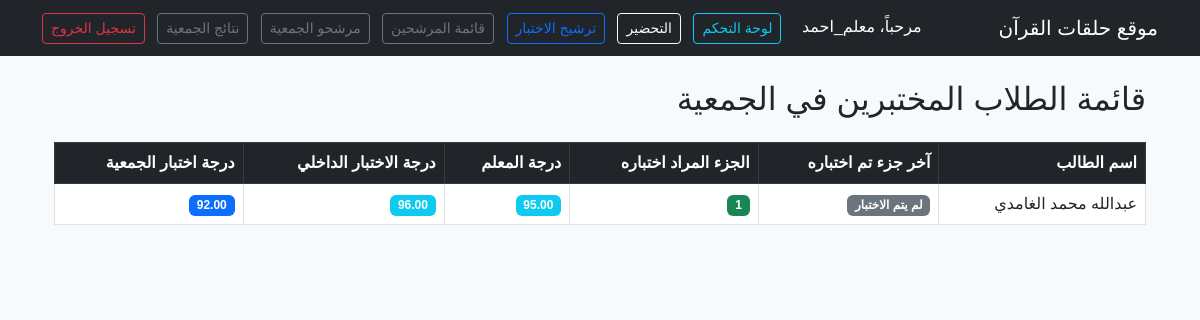
The page /association-results/ (signed in) on the database its author committed.
### quran_center/models.py (models this page shows, shortened)
class ExamNomination(models.Model):
    student = models.ForeignKey(Student, on_delete=models.CASCADE, verbose_name="الطالب")
    teacher = models.ForeignKey(User, on_delete=models.CASCADE, verbose_name="المعلم المرشح")
    last_tested_part = models.CharField(
        max_length=50,
        choices=LAST_TESTED_PART_CHOICES,
        verbose_name="آخر جزء تم اختباره"
    )
    teacher_grade = models.DecimalField(max_digits=5, decimal_places=2, verbose_name="درجة المعلم", null=True, blank=True)
    internal_grade = models.DecimalField(max_digits=5, decimal_places=2, verbose_name="درجة الاختبار الداخلي", null=True, blank=True)
    association_grade = models.DecimalField(max_digits=5, decimal_places=2, verbose_name="درجة اختبار الجمعية", null=True, blank=True)
    nomination_date = models.DateField(auto_now_add=True, verbose_name="تاريخ الترشيح")
    internal_passed = models.BooleanField(default=False, verbose_name="اجتاز الداخلي")
    association_tested = models.BooleanField(default=False, verbose_name="تم اختبار الجمعية")
    class Meta:
        verbose_name = "ترشيح اختبار"
        verbose_name_plural = "ترشيحات الاختبارات"
        ordering = ['-nomination_date']
    def get_next_part(self):
        part_sequence = ['0', '1', '2', '3', '5', '8', '10', '13', '15', '20', '25', '30']
        try:
            current_index = part_sequence.index(self.last_tested_part)
            if current_index < len(part_sequence) - 1:
                return part_sequence[current_index + 1]
            return '30'  # القرآن كاملاً
        except ValueError:
            return '1'

class Student(models.Model):
    identity_number = models.CharField(
        max_length=10,
        validators=[id_validator],
        unique=True,
        verbose_name="رقم الهوية"
    )
    GRADE_CHOICES = [
        ('1_pri', 'أول ابتدائي'), ('2_pri', 'ثاني ابتدائي'), ('3_pri', 'ثالث ابتدائي'),
        ('4_pri', 'رابع ابتدائي'), ('5_pri', 'خامس ابتدائي'), ('6_pri', 'سادس ابتدائي'),
        ('1_med', 'أول متوسط'), ('2_med', 'ثاني متوسط'), ('3_med', 'ثالث متوسط'),
        ('1_sec', 'أول ثانوي'), ('2_sec', 'ثاني ثانوي'), ('3_sec', 'ثالث ثانوي'),
        ('uni', 'جامعي'),
    ]
    STATUS_CHOICES = [('منتظر', 'منتظر'), ('منتظم', 'منتظم')]
    full_name = models.CharField(max_length=200, verbose_name="الاسم الثلاثي")
    student_phone = models.CharField(max_length=15, blank=True, null=True, verbose_name="جوال الطالب")
    parent_phone = models.CharField(max_length=15, verbose_name="جوال ولي الأمر")
    identity_number = models.CharField(max_length=10, unique=True, verbose_name="رقم الهوية")
    parent_identity = models.CharField(max_length=10, verbose_name="رقم هوية ولي الأمر")
    grade = models.CharField(max_length=20, choices=GRADE_CHOICES, verbose_name="الصف الدراسي")
    birth_date = models.DateField(verbose_name="تاريخ الميلاد")
    last_tested_part = models.CharField(
        max_length=50,
        choices=LAST_TESTED_PART_CHOICES,
        default='0',
        verbose_name="آخر جزء تم اختباره"
    )
    previous_center = models.CharField(max_length=100, blank=True, null=True, verbose_name="التحفيظ السابق")
    neighborhood = models.CharField(max_length=100, verbose_name="الحي")
    teacher = models.ForeignKey(User, on_delete=models.SET_NULL, null=True, blank=True, verbose_name="المعلم المسؤول")
    status = models.CharField(max_length=20, default='منتظر', choices=STATUS_CHOICES)
    educational_stage = models.CharField(max_length=50, blank=True)
    absence_reset_at = models.DateField(blank=True, null=True, verbose_name="تاريخ تصفير الغياب المؤقت")
    created_at = models.DateTimeField(auto_now_add=True)

### quran_center/views.py (the view)
# urls.py: path('association-results/', views.association_results, name='association_results'),
@login_required
def association_results(request):
    if not (user_has_role(request.user, 'examiner') or user_has_role(request.user, 'manager')):
        return redirect('home')
    nominations = ExamNomination.objects.filter(association_tested=True)
    return render(request, 'association_results.html', {'nominations': nominations})

### quran_center/templatetags/role_tags.py (called while the page is built)
@register.filter
def has_role(user, role_code):
    if not user or not user.is_authenticated:
        return False
    if user.is_superuser:
        return True
    return UserRole.objects.filter(user=user, role__code=role_code).exists()

### quran_center/views.py (called while the page is built)
def user_has_role(user, role_code):
    if not user.is_authenticated:
        return False
    if user.is_superuser:
        return True
    return UserRole.objects.filter(user=user, role__code=role_code).exists()

### quran_center/templates/association_results.html (shortened to what this page needs)
{% extends "base.html" %}
{% block content %}
<div class="container mt-4" dir="rtl">
    <h2 class="mb-4">قائمة الطلاب المختبرين في الجمعية</h2>
    {% if nominations %}
    <div class="table-responsive">
        <table class="table table-bordered table-hover">
            <thead class="table-dark">
                <tr>
                    <th>اسم الطالب</th>
                    <th>آخر جزء تم اختباره</th>
                    <th>الجزء المراد اختباره</th>
                    <th>درجة المعلم</th>
                    <th>درجة الاختبار الداخلي</th>
                    <th>درجة اختبار الجمعية</th>
                </tr>
            </thead>
            <tbody>
                {% for nomination in nominations %}
                <tr>
                    <td>{{ nomination.student.full_name }}</td>
                    <td><span class="badge bg-secondary">{{ nomination.get_last_tested_part_display }}</span></td>
                    <td><span class="badge bg-success">{{ nomination.get_next_part }}</span></td>
                    <td><span class="badge bg-info">{{ nomination.teacher_grade|floatformat:2 }}</span></td>
                    <td><span class="badge bg-info">{{ nomination.internal_grade|floatformat:2 }}</span></td>
                    <td><span class="badge bg-primary">{{ nomination.association_grade|floatformat:2 }}</span></td>
                </tr>
                {% endfor %}
            </tbody>
        </table>
    </div>
    {% else %}
    <div class="alert alert-info">لا يوجد نتائج للاختبار حتى الآن.</div>
    {% endif %}
</div>
{% endblock %}

### quran_center/templates/base.html (shortened to what this page needs)
<!DOCTYPE html>
<html lang="ar" dir="rtl">
<head>
    <link rel="stylesheet" href="https://cdn.jsdelivr.net/npm/bootstrap@5.3.0/dist/css/bootstrap.rtl.min.css">
</head>
<body class="bg-light">
{% load role_tags %}
<nav class="navbar navbar-dark bg-dark mb-4">
    <div class="container">
        <span class="navbar-brand">موقع حلقات القرآن</span>
        <div>
            {% if user.is_authenticated %}
                <span class="text-white me-3">مرحباً، {{ user.username }}</span>
                <a href="{% url 'teacher_dashboard' %}" class="btn btn-outline-info btn-sm me-2">لوحة التحكم</a>
                <a href="{% url 'take_attendance' %}" class="btn btn-outline-light btn-sm me-2">التحضير</a>
                <a href="{% url 'nominate_exam' %}" class="btn btn-outline-primary btn-sm me-2">ترشيح الاختبار</a>
                {% if user|has_role:"examiner" %}
                <a href="{% url 'nominated_students' %}" class="btn btn-outline-secondary btn-sm me-2">قائمة المرشحين</a>
                <a href="{% url 'association_candidates' %}" class="btn btn-outline-secondary btn-sm me-2">مرشحو الجمعية</a>
                <a href="{% url 'association_results' %}" class="btn btn-outline-secondary btn-sm me-2">نتائج الجمعية</a>
                {% endif %}
                <form method="post" action="{% url 'logout' %}" style="display: inline;">
                    <button type="submit" class="btn btn-outline-danger btn-sm">تسجيل الخروج</button>
                </form>
            {% else %}
                <a href="{% url 'login' %}" class="btn btn-outline-light">تسجيل دخول المعلمين</a>
            {% endif %}
        </div>
    </div>
</nav>
<div class="container">
    {% block content %}
    {% endblock %}
</div>
</body>
</html>

### quran_center/templates/base.html (style rules this page uses)
body { font-family: 'Arial', sans-serif; }

### rows shown on the page
ExamNomination: student.full_name "عبدالله محمد الغامدي", last_tested_part "لم يتم الاختبار", get_next_part "1", teacher_grade "95.00", internal_grade "96.00", association_grade "92.00"

### other values the page prints
{{ user.username }} "معلم_احمد"
